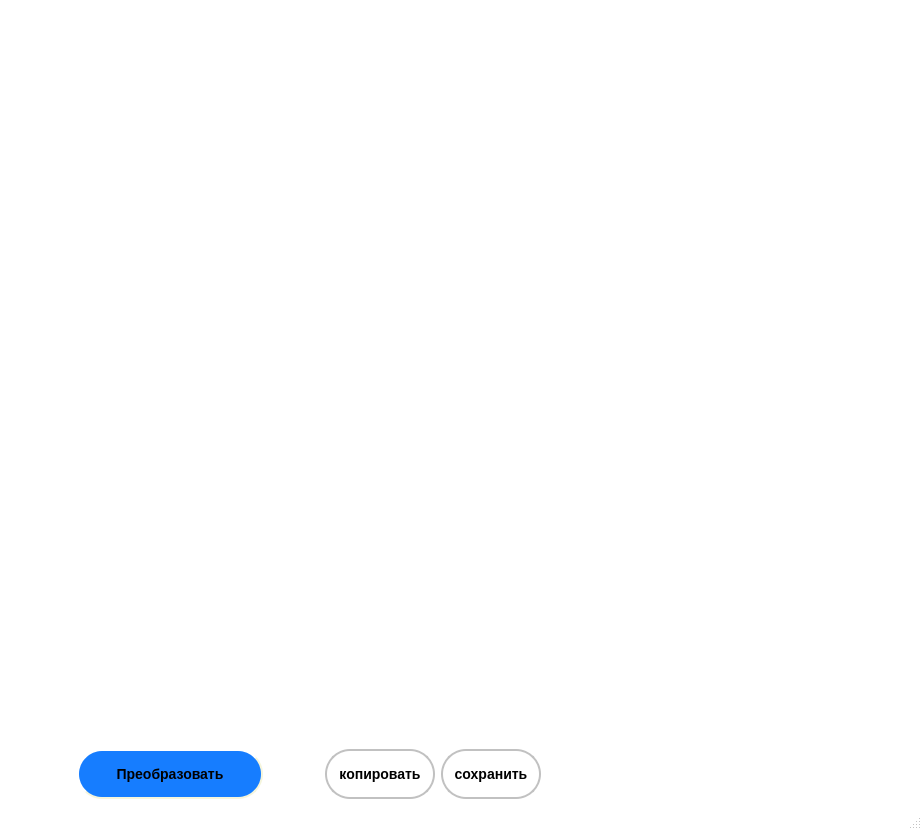
<?xml version="1.0" encoding="UTF-8"?>
<ui version="4.0">
 <class>MainWindow</class>
 <widget class="QMainWindow" name="MainWindow">
  <property name="geometry">
   <rect>
    <x>0</x>
    <y>0</y>
    <width>922</width>
    <height>830</height>
   </rect>
  </property>
  <property name="windowTitle">
   <string>MainWindow</string>
  </property>
  <property name="styleSheet">
   <string notr="true">QMainWindow {
     background: rgb(255, 255, 255)
 }
</string>
  </property>
  <widget class="QWidget" name="centralwidget">
   <layout class="QGridLayout" name="gridLayout">
    <item row="1" column="4">
     <widget class="QPushButton" name="convert">
      <property name="minimumSize">
       <size>
        <width>186</width>
        <height>50</height>
       </size>
      </property>
      <property name="maximumSize">
       <size>
        <width>200</width>
        <height>50</height>
       </size>
      </property>
      <property name="styleSheet">
       <string notr="true">QPushButton#convert {
     background-color: #167dff;
     border-style: outset;
     border-width: 2px;
     border-radius: 25px;
     border-color: beige;
     font: bold 14px;
     min-width: 10em;
     padding: 6px;
 }
 QPushButton#convert:hover {
     background-color: rgb(224, 0, 0);
     border: 4px double black;
     border-style: inset;
 }
 QPushButton#convert:pressed  {
     background-color: rgb(224, 224, 0);
     border: 4px double black;
     border-style: inset;
 }



QPushButton#open {
     background-color: #167dff;
     border-style: outset;
     border-width: 2px;
     border-radius: 25px;
     border-color: beige;
     font: bold 14px;
     min-width: 10em;
     padding: 6px;
 }
 QPushButton#open:hover {
     background-color: rgb(224, 0, 0);
     border: 4px double black;
     border-style: inset;
 }
 QPushButton#open:pressed  {
     background-color: rgb(224, 224, 0);
     border: 4px double black;
     border-style: inset;
 }
</string>
      </property>
      <property name="text">
       <string>Преобразовать</string>
      </property>
     </widget>
    </item>
    <item row="1" column="6">
     <widget class="QPushButton" name="copy">
      <property name="minimumSize">
       <size>
        <width>110</width>
        <height>50</height>
       </size>
      </property>
      <property name="maximumSize">
       <size>
        <width>110</width>
        <height>50</height>
       </size>
      </property>
      <property name="styleSheet">
       <string notr="true">QPushButton#convert {
     background-color: #167dff;
     border-style: outset;
     border-width: 2px;
     border-radius: 25px;
     border-color: beige;
     font: bold 14px;
     min-width: 10em;
     padding: 6px;
 }
 QPushButton#convert:hover {
     background-color: rgb(224, 0, 0);
     border: 4px solid black;
     border-style: inset;
 }
 QPushButton#convert:pressed  {
     background-color: rgb(224, 224, 0);
     border: 4px solid black;
     border-style: inset;
 }


QPushButton#copy, save {
     background-color: rgb(255,255,255);
	 border: 2px solid rgb(193, 193, 193);
     border-radius: 25px;
     font: bold 14px;
     min-width: 10em;
     padding: 6px;
 }
 QPushButton#copy:hover {
     background-color: rgb(224, 0, 0);
     border-style: inset;
 }
 QPushButton#copy:pressed  {
     background-color: rgb(224, 224, 0);
     border-style: inset;
 }</string>
      </property>
      <property name="text">
       <string>копировать</string>
      </property>
     </widget>
    </item>
    <item row="0" column="0">
     <spacer name="verticalSpacer">
      <property name="orientation">
       <enum>Qt::Vertical</enum>
      </property>
      <property name="sizeHint" stdset="0">
       <size>
        <width>0</width>
        <height>40</height>
       </size>
      </property>
     </spacer>
    </item>
    <item row="1" column="9">
     <spacer name="horizontalSpacer">
      <property name="orientation">
       <enum>Qt::Horizontal</enum>
      </property>
      <property name="sizeHint" stdset="0">
       <size>
        <width>40</width>
        <height>20</height>
       </size>
      </property>
     </spacer>
    </item>
    <item row="1" column="1">
     <spacer name="horizontalSpacer_2">
      <property name="orientation">
       <enum>Qt::Horizontal</enum>
      </property>
      <property name="sizeType">
       <enum>QSizePolicy::Minimum</enum>
      </property>
      <property name="sizeHint" stdset="0">
       <size>
        <width>50</width>
        <height>20</height>
       </size>
      </property>
     </spacer>
    </item>
    <item row="0" column="1" colspan="9">
     <layout class="QGridLayout" name="space_for_block_diagram"/>
    </item>
    <item row="1" column="8">
     <spacer name="horizontalSpacer_4">
      <property name="orientation">
       <enum>Qt::Horizontal</enum>
      </property>
      <property name="sizeType">
       <enum>QSizePolicy::Minimum</enum>
      </property>
      <property name="sizeHint" stdset="0">
       <size>
        <width>50</width>
        <height>20</height>
       </size>
      </property>
     </spacer>
    </item>
    <item row="1" column="5">
     <spacer name="horizontalSpacer_3">
      <property name="orientation">
       <enum>Qt::Horizontal</enum>
      </property>
      <property name="sizeType">
       <enum>QSizePolicy::Minimum</enum>
      </property>
      <property name="sizeHint" stdset="0">
       <size>
        <width>50</width>
        <height>20</height>
       </size>
      </property>
     </spacer>
    </item>
    <item row="1" column="7">
     <widget class="QPushButton" name="save">
      <property name="minimumSize">
       <size>
        <width>100</width>
        <height>50</height>
       </size>
      </property>
      <property name="maximumSize">
       <size>
        <width>100</width>
        <height>50</height>
       </size>
      </property>
      <property name="styleSheet">
       <string notr="true">QPushButton#convert {
     background-color: #167dff;
     border-style: outset;
     border-width: 2px;
     border-radius: 25px;
     border-color: beige;
     font: bold 14px;
     min-width: 10em;
     padding: 6px;
 }
 QPushButton#convert:hover {
     background-color: rgb(224, 0, 0);
     border: 4px solid black;
     border-style: inset;
 }
 QPushButton#convert:pressed  {
     background-color: rgb(224, 224, 0);
     border: 4px solid black;
     border-style: inset;
 }


QPushButton#open, QPushButton#save {
     background-color: rgb(255,255,255);
	 border: 2px solid rgb(193, 193, 193);
     border-radius: 25px;
     font: bold 14px;
     min-width: 10em;
     padding: 6px;
 }
 QPushButton#open:hover, QPushButton#save:hover {
     background-color: rgb(224, 0, 0);
     border-style: inset;
 }
 QPushButton#open:pressed, QPushButton#save:pressed  {
     background-color: rgb(224, 224, 0);
     border-style: inset;
 }</string>
      </property>
      <property name="text">
       <string>сохранить</string>
      </property>
     </widget>
    </item>
   </layout>
  </widget>
  <widget class="QMenuBar" name="menubar">
   <property name="geometry">
    <rect>
     <x>0</x>
     <y>0</y>
     <width>922</width>
     <height>21</height>
    </rect>
   </property>
  </widget>
  <widget class="QStatusBar" name="statusbar"/>
 </widget>
 <resources/>
 <connections/>
</ui>
